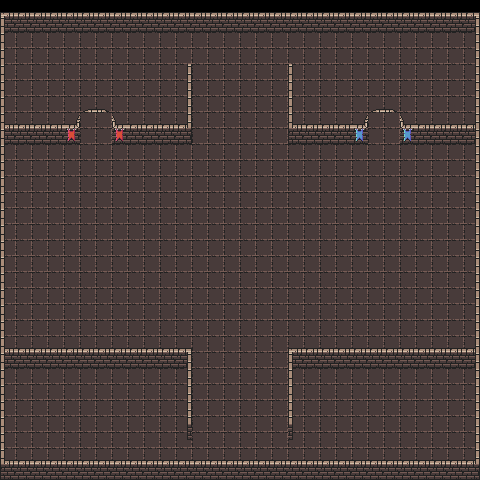

Rendered tile map (Tiled .tmx) drawn with the repository's tilesets; below, a short description and the map source with its tile grids summarised:
An orthogonal 30x30 tile map with 16x16 px tiles, 3 tile layers (floor, walls, side-walls) and 30 objects (14x wall, 6x spike, 4x ladder, 2x plate, 2x door, ...).

<map version="1.10" tiledversion="1.10.1" orientation="orthogonal" renderorder="right-down" width="30" height="30" tilewidth="16" tileheight="16" infinite="0" nextlayerid="6" nextobjectid="44">
 <tileset firstgid="1" name="tiles_spritesheet" tilewidth="16" tileheight="16" tilecount="1024" columns="32">
  <image source="tiles_spritesheet.png" trans="000000" width="512" height="512" />
 </tileset>
 <layer id="1" name="floor" width="30" height="30" locked="1">
  <data>[900 cells, 840 non-empty, 1 distinct tile ids]</data>
 </layer>
 <layer id="2" name="walls" width="30" height="30" locked="1">
  <data>[900 cells, 212 non-empty, 12 distinct tile ids]</data>
 </layer>
 <layer id="3" name="side-walls" width="30" height="30" locked="1">
  <data>[900 cells, 76 non-empty, 6 distinct tile ids]</data>
 </layer>
 <objectgroup id="4" name="obj">
  <object id="1" name="up-wall" type="wall" x="-2.13163e-14" y="12" width="480" height="5" />
  <object id="2" name="down-wall" type="wall" x="-2.13163e-14" y="460" width="480" height="5" />
  <object id="3" name="right-wall" type="wall" x="475" y="12" width="5" height="453" />
  <object id="4" name="left-wall" type="wall" x="-2.13163e-14" y="12" width="5" height="453" />
  <object id="5" name="top-right-wall" type="wall" x="288" y="64" width="5" height="64" />
  <object id="6" name="top-left-wall" type="wall" x="187" y="64" width="5" height="64" />
  <object id="7" name="bottom-right-wall" type="wall" x="288" y="352" width="5" height="72" />
  <object id="8" name="bottom-left-wall" type="wall" x="187" y="352" width="5" height="72" />
  <object id="9" name="top-left-wall" type="wall" x="112" y="124" width="80" height="5" />
  <object id="35" name="top-left-wall" type="wall" x="0" y="124" width="80" height="5" />
  <object id="11" name="bottom-right-wall" type="wall" x="288" y="348" width="187" height="5" />
  <object id="12" name="bottom-left-wall" type="wall" x="5" y="348" width="187" height="5" />
  <object id="21" name="spike" type="spike" x="192" y="160" width="16" height="2" />
  <object id="22" name="spike" type="spike" x="208" y="160" width="16" height="2" />
  <object id="23" name="spike" type="spike" x="224" y="160" width="16" height="2" />
  <object id="24" name="spike" type="spike" x="240" y="160" width="16" height="2" />
  <object id="25" name="spike" type="spike" x="256" y="160" width="16" height="2" />
  <object id="26" name="spike" type="spike" x="272" y="160" width="16" height="2" />
  <object id="27" name="ladder" type="ladder" x="80" y="64" width="16" height="2">
   <properties>
    <property name="connected" type="int" value="1" />
   </properties>
  </object>
  <object id="30" name="ladder" type="ladder" x="384" y="64" width="16" height="2">
   <properties>
    <property name="connected" type="int" value="1" />
   </properties>
  </object>
  <object id="31" name="red-plate" type="plate" x="144" y="64" width="16" height="2">
   <properties>
    <property name="color" value="red" />
    <property name="connected" type="int" value="1" />
   </properties>
  </object>
  <object id="32" name="blue-plate" type="plate" x="320" y="64" width="16" height="2">
   <properties>
    <property name="color" value="blue" />
    <property name="connected" type="int" value="2" />
   </properties>
  </object>
  <object id="33" name="ladder" type="ladder" x="144" y="400" width="16" height="2">
   <properties>
    <property name="connected" type="int" value="2" />
   </properties>
  </object>
  <object id="34" name="ladder" type="ladder" x="320" y="400" width="16" height="2">
   <properties>
    <property name="connected" type="int" value="2" />
   </properties>
  </object>
  <object id="36" name="top-right-wall" type="wall" x="400" y="124" width="80" height="5" />
  <object id="37" name="top-right-wall" type="wall" x="288" y="124" width="80" height="5" />
  <object id="38" name="left-door" type="door" x="80" y="112" width="32" height="17">
   <properties>
    <property name="connected" type="int" value="1" />
   </properties>
  </object>
  <object id="39" name="right-door" type="door" x="368" y="112" width="32" height="17">
   <properties>
    <property name="connected" type="int" value="2" />
   </properties>
  </object>
  <object id="40" name="player1" type="player" x="240" y="240">
   <properties>
    <property name="type" type="int" value="1" />
   </properties>
   <point />
  </object>
  <object id="41" name="player2" type="player" x="272" y="240">
   <properties>
    <property name="type" type="int" value="2" />
   </properties>
   <point />
  </object>
 </objectgroup>
</map>
